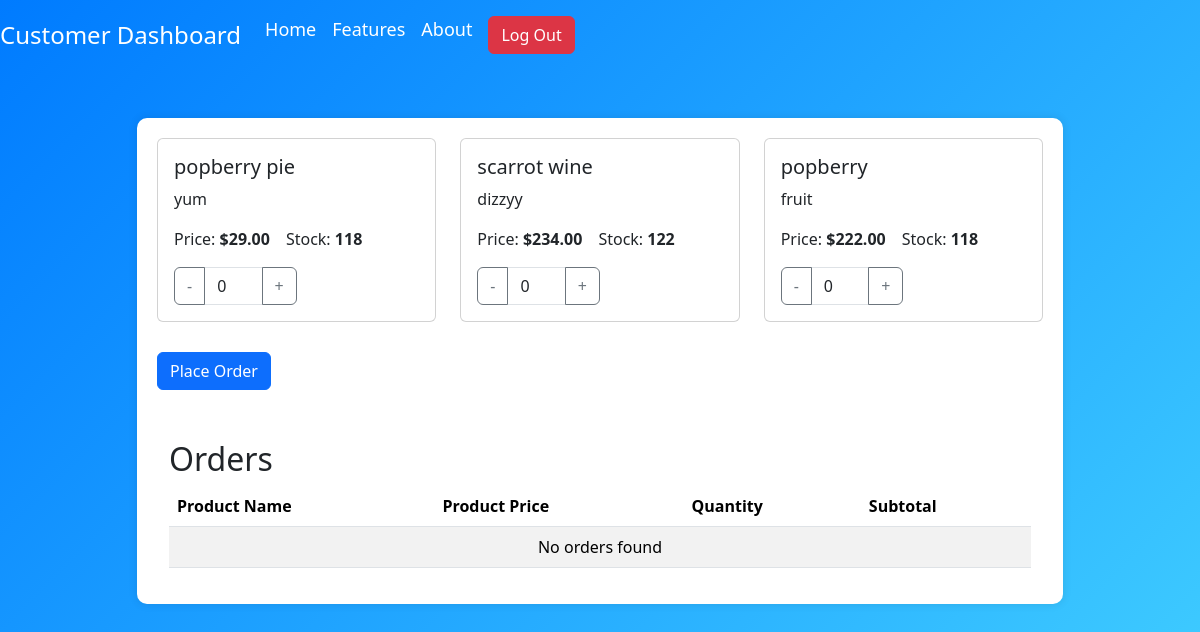
/customer.php, run on an earlier commit of the app's database.
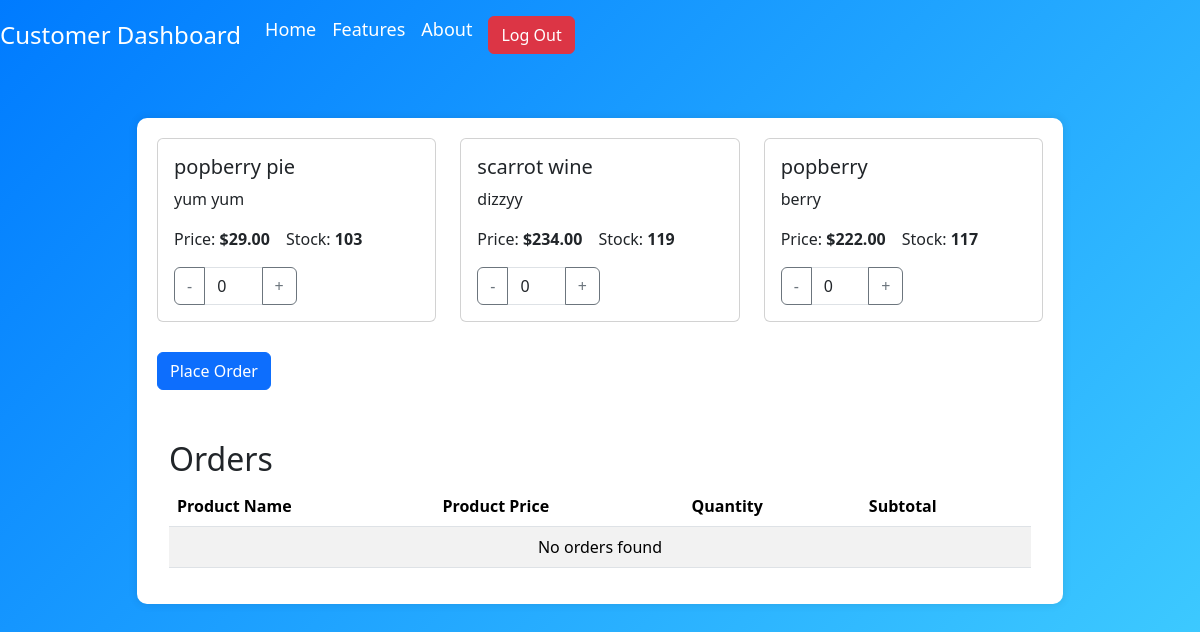
And on a later commit of the database.
### tables this page shows
CREATE TABLE `products` (
  `product_id` int(11) NOT NULL,
  `name` varchar(255) NOT NULL,
  `description` text NOT NULL,
  `quantity` int(11) NOT NULL,
  `price` decimal(10,2) NOT NULL
);

### connector.php (called while the page is built, shortened)
<?php
class connector
{
    public function __construct()
    {
        $servername = 'localhost';
        $username = 'root';
        $password = '';
        $dbname = 'tradetower';
        $this->conn  = new mysqli($servername, $username, $password, $dbname);
    }
}

### customer.php (the view, shortened to what the changed rows need)
<?php
include "./connector.php";
$connector = new connector();
?>
<!DOCTYPE html>
<html lang="en">
<head>
  <link href="https://cdn.jsdelivr.net/npm/bootstrap@5.3.3/dist/css/bootstrap.min.css" rel="stylesheet">
</head>
<body>
  <div class="container mt-5">
    <div class="row justify-content-center">
      <div class="col-lg-10">
        <div class="content-container">
          <div class="row">
            <?php
            $sql = "SELECT product_id, name, description, quantity, price FROM products";
            $result = $connector->conn->query($sql);
            if ($result->num_rows > 0) {
              while ($row = $result->fetch_assoc()) {
                echo "
                <div class=\"col-lg-4 col-md-6\">
                <div class=\"card product-card\">
                  <div class=\"card-body\">
                    <h5 class=\"card-title\">" . $row["name"] . "</h5>
                    <p class=\"card-text\">
                      " . $row["description"] . "
                    </p>
                    <div class=\"d-flex\">
                      <p>Price: <b>$" . $row["price"] . "</b></p>
                      <p class=\"mx-3\">Stock: <b>" . $row["quantity"]  . "</b></p>
                    </div>
                    <div class=\"col-6\">
                      <div class=\"input-group\">
                        <button class=\"btn btn-outline-secondary \" type=\"button\" id=\"decrement-btn" . $row["product_id"] . "\">-</button>
                        <input value='0' min='0' max='" . $row["quantity"] . "' type=\"text\" class=\"form-control inputGroup\" value=\"0\" id=\"" . $row["product_id"] . "\">
                        <button class=\"btn btn-outline-secondary\" type=\"button\" id=\"increment-btn" . $row["product_id"] . "\">+</button>
                      </div>
                    </div>
                  </div>
                </div>
              </div>
              <script>
              document.getElementById('increment-btn" . $row["product_id"] . "').addEventListener('click', function() {
                document.getElementById('" . $row["product_id"] . "').value = parseInt(document.getElementById('" . $row["product_id"] . "').value) + 1;
              });
              document.getElementById('decrement-btn" . $row["product_id"] . "').addEventListener('click', function() {
                document.getElementById('" . $row["product_id"] . "').value = parseInt(document.getElementById('" . $row["product_id"] . "').value) - 1;
              });
            </script>
                ";
              }
            } else {
              echo "0 results";
            }
            ?>
          </div>
          <div class="container" id="cart-items">
            <h2>Orders</h2>
            <table class="table table-hover table-striped">
              <thead>
                <tr>
                  <th>Product Name</th>
                  <th>Product Price</th>
                  <th>Quantity</th>
                  <th>Subtotal</th>
                </tr>
              </thead>
            </table>
          </div>
        </div>
      </div>
    </div>
  </div>
</body>
</html>

What changed in the data, as far as the page shows it:
changed products "popberry pie": description "yum" → "yum yum"; quantity "118" → "103"
changed products "scarrot wine": quantity "122" → "119"
changed products "popberry": description "fruit" → "berry"; quantity "118" → "117"
